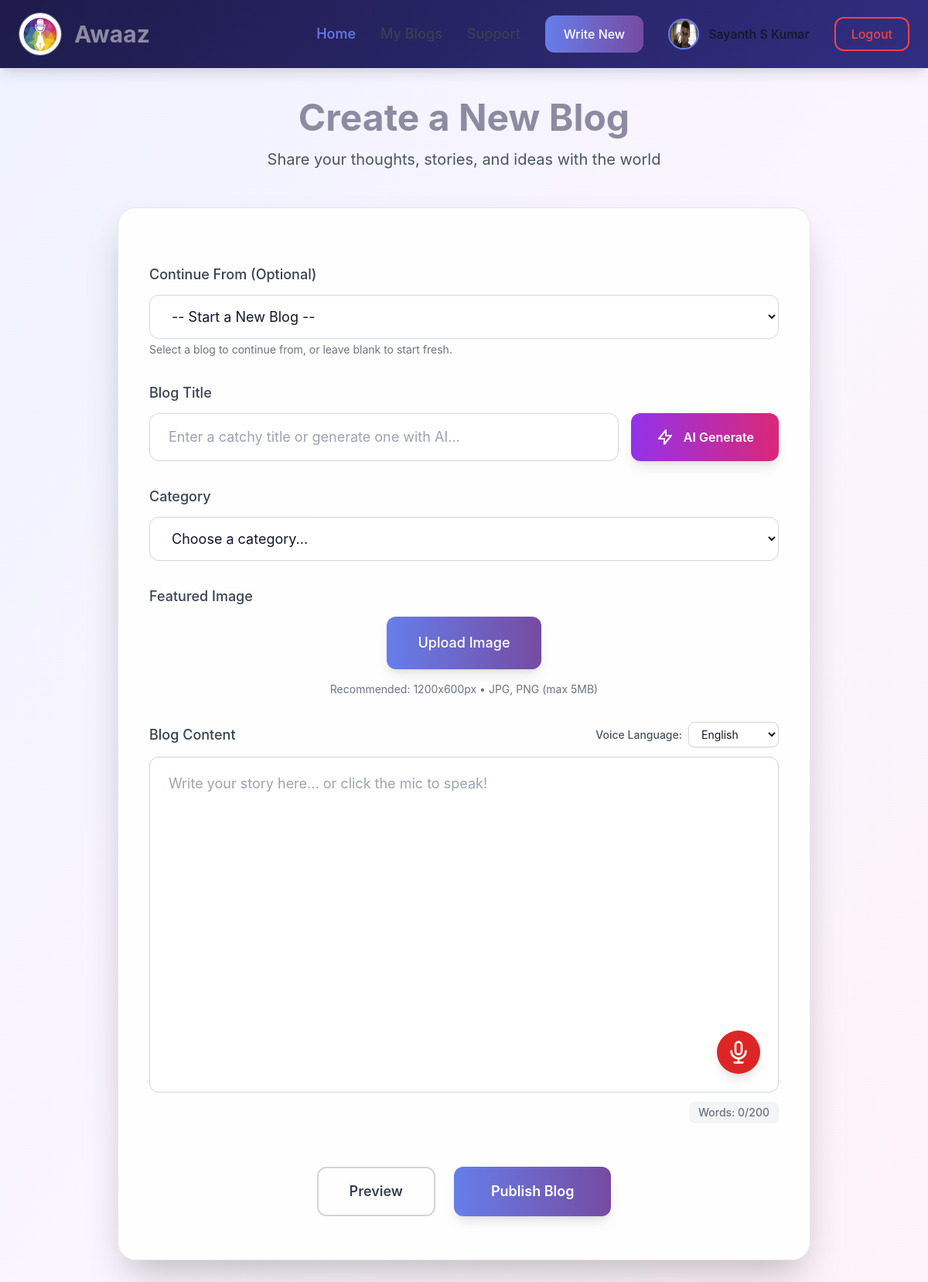
/addblog (signed in), run on the app's committed database.
### blogapp/models.py (models this page shows)
class UserModel(models.Model):
    LOGINID = models.ForeignKey(LoginModel, on_delete=models.CASCADE, null=True, blank=True)
    Name = models.CharField(max_length=100, null=True, blank=True)
    email = models.CharField(max_length=100, null=True, blank=True)
    Phone = models.BigIntegerField(null=True, blank=True)
    Address = models.TextField(null=True, blank=True)
    profile = models.FileField(upload_to='profileimage/', null=True, blank=True)
    joined_at = models.DateField(auto_now_add=True, null=True, blank=True)

### blogapp/views.py (the view, shortened to what this page needs)
# urls.py: path('addblog', AddBlogView.as_view(), name='addblog'),
class AddBlogView(View):
    def get(self, request):
        c = UserModel.objects.get(LOGINID__id=request.session['user_id'])
        blogs = BlogModel.objects.filter(USERID=c, parent__isnull=True)  # For parent dropdown
        return render(request, 'user/addblog.html', {'c': c, 'blogs': blogs})

### templates/user/addblog.html (shortened to what this page needs)
{% load static %}
<html lang="en" class="h-full">
<head>
  <script src="https://cdn.tailwindcss.com"></script>
</head>
<body class="h-full bg-gradient-to-br from-indigo-50 via-purple-50 to-pink-50 text-gray-900">
  <nav class="fixed top-0 left-0 right-0 z-50 bg-white/90 backdrop-blur-xl shadow-lg">
    <div class="max-w-7xl mx-auto px-6 py-4 flex items-center justify-between">
      <div class="flex items-center space-x-4">
        <img src="{% static 'images/logo.jpeg' %}" alt="Awaaz Logo" class="logo-img" />
        <span class="text-3xl font-bold gradient-text">Awaaz</span>
      </div>
      <div class="flex items-center space-x-8">
        <a href="/userhome" class="text-lg font-medium text-[#667eea]">Home</a>
        <a href="/my-blogs" class="text-lg font-medium text-gray-700 hover:text-[#667eea]">My Blogs</a>
        <a href="/support" class="text-lg font-medium text-gray-700 hover:text-[#667eea]">Support</a>
        <a href="/addblog"
          class="px-6 py-3 bg-gradient-to-r from-[#667eea] to-[#764ba2] text-white rounded-xl font-medium hover:opacity-90 transition-all">
          Write New
        </a>
        <div class="relative group inline-block">
          <div class="flex items-center space-x-3 cursor-pointer">
            {% if c.profile %}
      <img src="{{ c.profile.url }}" alt="User"
           class="w-10 h-10 rounded-full border-2 border-[#667eea]">
            {% else %}
            <img src="https://via.placeholder.com/40" alt="User"
              class="w-10 h-10 rounded-full border-2 border-[#667eea]">
            {% endif %}
            <span class="font-medium">{{ c.Name }}</span>
          </div>
        </div>
        <a href="/logout" onclick="return confirm('Are you sure you want to logout?');"
          class="px-5 py-2 border-2 border-red-500 text-red-500 rounded-xl font-medium hover:bg-red-50 transition-all">
          Logout
        </a>
      </div>
    </div>
  </nav>
  <main class="pt-32 px-6 pb-20">
    <div class="max-w-4xl mx-auto">
      <header class="text-center mb-12 fade-in">
        <h1 class="text-5xl font-bold gradient-text mb-4">Create a New Blog</h1>
        <p class="text-xl text-gray-600">Share your thoughts, stories, and ideas with the world</p>
      </header>
      <div class="bg-white/90 backdrop-blur-xl rounded-3xl p-10 shadow-2xl glow scale-in hover-lift">
        <form id="createBlogForm" method="POST" enctype="multipart/form-data" class="space-y-8">
          <div>
            <label for="parent" class="block text-lg font-medium text-gray-700 mb-3">Continue From (Optional)</label>
            <select id="parent" name="parent"
              class="w-full px-6 py-4 rounded-xl border border-gray-300 bg-white/70 input-focus text-lg">
              <option value="" selected>-- Start a New Blog --</option>
            </select>
            <p class="text-sm text-gray-500 mt-1">Select a blog to continue from, or leave blank to start fresh.</p>
          </div>
          <div>
            <label for="title" class="block text-lg font-medium text-gray-700 mb-3">Blog Title</label>
            <div class="flex space-x-4">
              <input type="text" id="title" name="title" required maxlength="200"
                placeholder="Enter a catchy title or generate one with AI..."
                class="flex-1 px-6 py-4 rounded-xl border border-gray-300 bg-white/70 input-focus text-lg" />
              <button type="button" id="aiTitleBtn"
                class="px-8 py-4 bg-gradient-to-r from-purple-600 to-pink-600 text-white rounded-xl font-semibold hover:opacity-90 transition-all shadow-lg flex items-center space-x-3">
                <svg class="w-6 h-6" fill="none" stroke="currentColor" viewBox="0 0 24 24">
                  <path stroke-linecap="round" stroke-linejoin="round" stroke-width="2"
                    d="M13 10V3L4 14h7v7l9-11h-7z" />
                </svg>
                <span>AI Generate</span>
              </button>
            </div>
          </div>
          <div>
            <label for="category" class="block text-lg font-medium text-gray-700 mb-3">Category</label>
            <select id="category" name="category" required
              class="w-full px-6 py-4 rounded-xl border border-gray-300 bg-white/70 input-focus text-lg">
              <option value="" disabled selected>Choose a category...</option>
            </select>
          </div>
          <div>
            <label class="block text-lg font-medium text-gray-700 mb-3">Featured Image</label>
            <div class="flex flex-col items-center">
              <label
                class="cursor-pointer px-10 py-5 bg-gradient-to-r from-[#667eea] to-[#764ba2] text-white rounded-xl font-medium hover:opacity-90 transition-all shadow-lg text-lg">
                Upload Image
              </label>
              <p class="text-sm text-gray-500 mt-4">Recommended: 1200x600px • JPG, PNG (max 5MB)</p>
            </div>
          </div>
          <div>
            <div class="flex justify-between items-center mb-3">
              <label for="blog" class="block text-lg font-medium text-gray-700">Blog Content</label>
              <div class="flex items-center space-x-2">
                <label for="voiceLang" class="text-sm text-gray-600 font-medium">Voice Language:</label>
                <select id="voiceLang"
                  class="px-3 py-1.5 border border-gray-300 rounded-lg text-sm bg-white shadow-sm focus:outline-none focus:ring-2 focus:ring-[#667eea]">
                  <option value="en-US" selected>English</option>
                </select>
              </div>
            </div>
            <div class="relative">
              <textarea id="blog" name="blog" rows="14" required
                placeholder="Write your story here... or click the mic to speak!"
                class="w-full px-6 py-5 rounded-xl border border-gray-300 bg-white/70 input-focus text-lg resize-none pr-20"></textarea>
              <button type="button" id="voiceBtn"
                class="absolute bottom-6 right-6 w-14 h-14 bg-red-600 text-white rounded-full flex items-center justify-center hover:bg-red-700 transition-all shadow-lg">
                <svg id="micIcon" class="w-8 h-8" fill="none" stroke="currentColor" viewBox="0 0 24 24">
                  <path stroke-linecap="round" stroke-linejoin="round" stroke-width="2"
                    d="M19 11a7 7 0 01-7 7m0 0a7 7 0 01-7-7m7 7v4m0 0H8m4 0h4m-4-8a3 3 0 01-3-3V5a3 3 0 116 0v6a3 3 0 01-3 3z" />
                </svg>
              </button>
            </div>
            <div class="flex justify-between items-center mt-3">
              <div class="text-right">
                <p id="wordCountDisplay" class="text-sm font-medium text-gray-500 bg-gray-100 px-3 py-1 rounded-lg">
                  Words: 0/200</p>
              </div>
            </div>
          </div>
          <div class="flex justify-center space-x-6 pt-6">
            <button type="button" id="previewBtn"
              class="px-10 py-4 border-2 border-gray-300 text-gray-700 rounded-xl font-semibold hover:bg-gray-100 transition-all text-lg">
              Preview
            </button>
            <button type="submit" id="publishBtn"
              class="px-12 py-4 bg-gradient-to-r from-[#667eea] to-[#764ba2] text-white rounded-xl font-semibold hover:opacity-90 transition-all shadow-lg text-lg transform hover:scale-105 disabled:opacity-50 disabled:cursor-not-allowed disabled:transform-none">
              Publish Blog
            </button>
          </div>
        </form>
      </div>
    </div>
  </main>
</body>
</html>

### templates/user/addblog.html (style rules this page uses)
body { box-sizing: border-box; font-family: 'Inter', system-ui, sans-serif; background: radial-gradient(circle at top left, rgba(147, 197, 253, 0.75), transparent 50%), radial-gradient(circle at bottom right, rgba(186, 230, 253, 0.85), transparent 55%), linear-gradient(to bottom, #eef4ff 0%, #f5f7ff 40%, #f4f6fb 100%); }
.fade-in { animation: fadeIn 0.8s ease-out forwards; }
.scale-in { animation: scaleIn 0.8s ease-out forwards; }
nav { background: linear-gradient(135deg, #1e1b4b, #312e81) !important; backdrop-filter: blur(12px); box-shadow: 0 2px 10px rgba(0, 0, 0, 0.05); border-bottom: 1px solid #e5e7eb; }
.logo-img { width: 64px; height: 64px; object-fit: cover; border-radius: 50%; border: 1px solid rgba(255, 255, 255, 0.3); background-color: transparent; box-shadow: none; animation: none !important; transition: transform 0.2s ease; }
nav .logo-img { width: 56px !important; height: 56px !important; }
.gradient-text { background: none !important; color: #8c8ba1 !important; -webkit-text-fill-color: unset !important; }
p { color: #0b1f3b; }
.hover-lift { transition: all 0.3s ease; }
.glow { box-shadow: 0 25px 50px rgba(30, 27, 75, 0.12); border: 1px solid #e5e7eb; background-color: #ffffff; }

### data on the page
UserModel: profile (picture), Name "Sayanth S Kumar"
